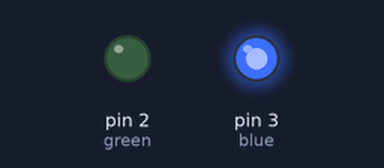
Bench run of a sketch on a simulated Arduino Uno, built with avr-gcc and run on an emulated ATmega328P. Shown: output pins drawn as LEDs (lit = HIGH).

Above: at 0.1 s.
At 128.1 s:
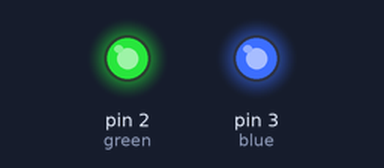
Timing chart, 0 to 129.6 s (numbered marks = the images above):
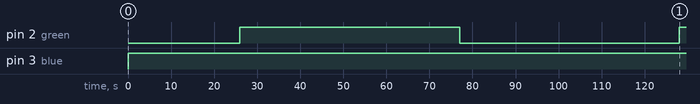

Measured:
- by itself, pin 2 (green): LOW → HIGH at 26.0 s, → LOW 51.0 s later, → HIGH 51.0 s later
- by itself, pin 3 (blue): LOW → HIGH at 0.00 s

The sketch:

stay.ino
```cpp
int blue=3;
int green =2;
int brightness = 0;
int fade = 5;

// the setup routine runs once when you press reset:
void setup() {

  pinMode(blue, OUTPUT);
  pinMode(green,OUTPUT);
}

// the loop routine runs over and over again forever:
void loop() {

  analogWrite(blue,255);

  analogWrite(green, brightness);


  brightness = brightness + fade;


  if (brightness <= 0 || brightness >= 255) {
    fade = -fade;
  }

  delay(1000);
}
```
